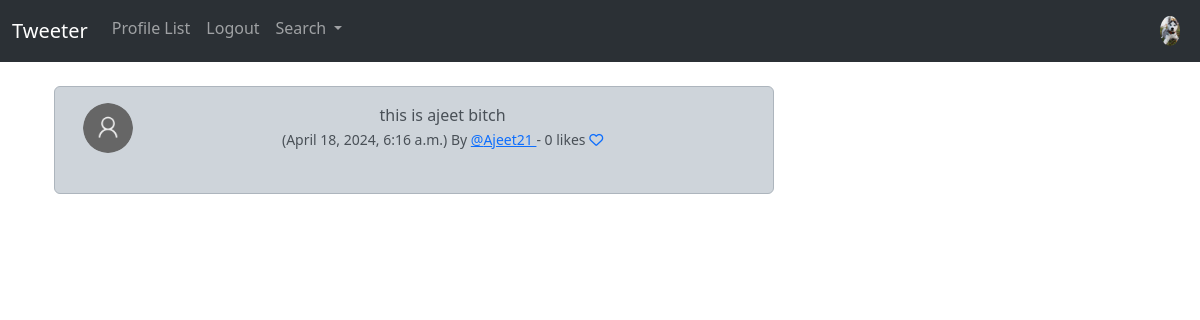
The page /tweet_show/14 (signed in) on the database its author committed.
### musker/models.py (models this page shows, shortened)
class Profile(models.Model):
    user = models.OneToOneField(User, on_delete=models.CASCADE)
    follows = models.ManyToManyField(
        "self", related_name="followed_by", symmetrical=False, blank=True
    )
    profile_image = models.ImageField(null=True,blank=True,upload_to='images/')
    date_modified = models.DateTimeField(User, auto_now=True, auto_now_add=False)
    profile_bio = models.CharField(null=True,blank=True, max_length=100)
    portfolio_link = models.CharField(null=True,blank=True, max_length=100)
    facebook_link = models.CharField(null=True,blank=True, max_length=100)
    twitter_link = models.CharField(null=True,blank=True, max_length=100)
    instagram_link = models.CharField(null=True,blank=True, max_length=100)
    linkedin_link = models.CharField(null=True,blank=True, max_length=100)

class Tweet(models.Model):
    user = models.ForeignKey(User, on_delete=models.DO_NOTHING, related_name="tweets")
    body = models.CharField(max_length=280)
    created_at = models.DateTimeField(auto_now_add=True)
    likes = models.ManyToManyField(User,blank=True)
    def number_of_likes(self):
        return self.likes.count()

### musker/views.py (the view)
# urls.py: path("tweet_show/<int:pk>",views.tweet_show,name="tweet_show"),
def tweet_show(request,pk):
    tweet = get_object_or_404(Tweet, id=pk)
    if tweet:
        return render(request, "show_tweet.html", {"tweet": tweet})
    else:
        messages.error(request=request,message="That tweet doesn't exist!")
        return redirect("home")

### templates/show_tweet.html (shortened to what this page needs)
{% extends "base.html" %}
{% load social_share %}
{% load static %}
{% block container %}
    <div class="container text-center">
        <div class="row">
            <div class="col-8">
                <div class="alert alert-dark" role="alert">
                    <div class="container">
                        <div class="row">
                            <div class="col-1">
                                {% if tweet.user.profile.profile_image %}
                                    <img src="{{tweet.user.profile.profile_image.url}}" width="50" height="50" class="rounded-circle"  alt="{{my_profile.user.username}}">
                                {% else %}
                                    <img src="{% static 'images/user_img.png' %}" width="50" height="50" class="rounded-circle"  alt="{{tweet.user.user.username}}">
                                {% endif %}
                            </div>
                            <div class="col-11">
                                {{tweet.body}} <br>
                                <small>
                                    ({{tweet.created_at}}) By <a href="{% url 'profile' tweet.user.id %}"> @{{tweet.user.username}} </a> - {{tweet.number_of_likes}} likes
                                    {% if user in tweet.likes.all %}
                                        <a href="{% url 'tweet_likes' tweet.id%}">
                                            <i class="fa-solid fa-heart"></i>
                                        </a>
                                    {% else %}
                                        <a href="{% url 'tweet_likes' tweet.id%}">
                                            <i class="fa fa-heart-o"></i>
                                        </a>
                                    {% endif %}
                                </small>
                            </div><br><br>
                        </div>
                    </div> <br />
                </div>
            </div>
        </div>
{% endblock container %}

### templates/navbar.html (shortened to what this page needs)
{% load static %}
<nav class="navbar navbar-expand-lg bg-body-tertiary" data-bs-theme="dark">
    <div class="container-fluid">
      <a class="navbar-brand" href="{% url 'home' %}">Tweeter</a>
      <div class="collapse navbar-collapse " id="navbarSupportedContent">
        <ul class="navbar-nav me-auto mb-2 mb-lg-0 w-100" >
          <li class="nav-item">
            <a class="nav-link" href="{% url 'profile_list' %}">Profile List</a>
          </li>
          {% if request.user.is_authenticated %}
          <li class="nav-item">
            <a class="nav-link" href="{% url 'logout' %}">Logout</a>
          </li>
          {% endif %}
          <li class="nav-item dropdown">
            <a class="nav-link dropdown-toggle" href="#" id="navbarDropdown" role="button" data-toggle="dropdown" aria-haspopup="true" aria-expanded="false" >
              Search
            </a>
          </li>
          {% if request.user.is_authenticated %}
            <ul class="navbar-nav ms-auto">
              <li class="nav-item">
                <a class="nav-link" href="{% url 'profile' request.user.id %}">
                  {% if user.profile.profile_image %}
                    <img src="{{user.profile.profile_image.url}}" alt="Profile Image" class="rounded-circle" widthh="30" height="30">
                    {% else %}
                    <img src="{% static 'images/user_img.png' %}" alt="Profile Image" class="rounded-circle" widthh="30" height="30">
                  {% endif %}
                </a>
            </li>
            </ul>
          {% endif %}
        </ul>
      </div>
    </div>
  </nav>

### rows shown on the page
Tweet: body "this is ajeet bitch", created_at "April 18, 2024, 6:16 a.m.", user.username "Ajeet21", number_of_likes "0"
